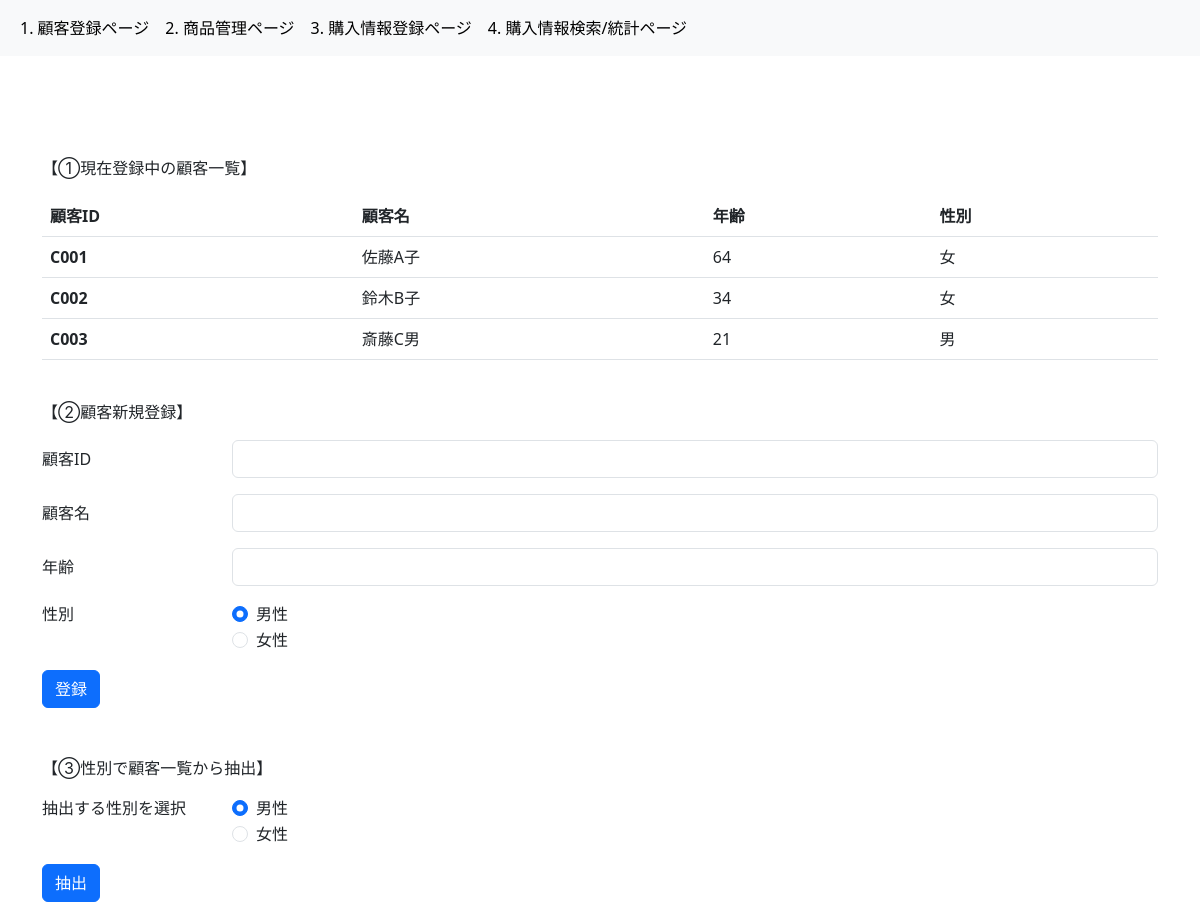
The page / on the database its author committed.
### 4_CRM/models.py (models this page shows, shortened)
class Customer(db.Model):
    __tablename__ = "customers"
    customer_id = db.Column(db.String, primary_key=True)
    customer_name = db.Column(db.String, nullable=False)
    age = db.Column(db.Integer)
    gender = db.Column(db.String)
    purchases = db.relationship(
        "Purchase", backref="customers", cascade="delete")

### 4_CRM/app2.py (the view)
@app.route("/")
def index():
    customers = Customer.query.all()
    return render_template("1_index.html", customers=customers)

### 4_CRM/templates/1_index.html
{% extends "base.html" %} {% block content %}
<p>【①現在登録中の顧客一覧】</p>
<table class="table">
  <thead>
    <tr>
      <th scope="col">顧客ID</th>
      <th scope="col">顧客名</th>
      <th scope="col">年齢</th>
      <th scope="col">性別</th>
    </tr>
  </thead>
  <tbody>
    {% for customer in customers %}
    <tr>
      <th scope="row">{{ customer.customer_id }}</th>
      <td>{{ customer.customer_name }}</td>
      <td>{{ customer.age }}</td>
      <td>{{ customer.gender }}</td>
    </tr>
    {% endfor %}
  </tbody>
</table>
<br />
<p>【②顧客新規登録】</p>
<form action="/add_customer" method="post">
  <div class="row mb-3">
    <label for="input-customer-id" class="col-sm-2 col-form-label"
      >顧客ID</label
    >
    <div class="col-sm-10">
      <input
        type="text"
        class="form-control"
        id="input-customer-id"
        name="input-customer-id"
      />
    </div>
  </div>
  <div class="row mb-3">
    <label for="input-customer-name" class="col-sm-2 col-form-label"
      >顧客名</label
    >
    <div class="col-sm-10">
      <input
        type="text"
        class="form-control"
        id="input-customer-name"
        name="input-customer-name"
      />
    </div>
  </div>
  <div class="row mb-3">
    <label for="input-age" class="col-sm-2 col-form-label">年齢</label>
    <div class="col-sm-10">
      <input
        type="number"
        class="form-control"
        id="input-age"
        name="input-age"
      />
    </div>
  </div>
  <fieldset class="row mb-3">
    <legend class="col-form-label col-sm-2 pt-0">性別</legend>
    <div class="col-sm-10">
      <div class="form-check">
        <input
          class="form-check-input"
          type="radio"
          name="input-gender"
          id="gender-male"
          value="男性"
          checked
        />
        <label class="form-check-label" for="gender-male"> 男性 </label>
      </div>
      <div class="form-check">
        <input
          class="form-check-input"
          type="radio"
          name="input-gender"
          id="gender-female"
          value="女性"
        />
        <label class="form-check-label" for="gender-female"> 女性 </label>
      </div>
    </div>
  </fieldset>
  <button type="submit" class="btn btn-primary">登録</button>
</form>
<br />
<br />
<p>【③性別で顧客一覧から抽出】</p>
<form action="/select_gender" method="post">
  <fieldset class="row mb-3">
    <legend class="col-form-label col-sm-2 pt-0">抽出する性別を選択</legend>
    <div class="col-sm-10">
      <div class="form-check">
        <input
          class="form-check-input"
          type="radio"
          name="input-gender2"
          id="gender-male2"
          value="男性"
          checked
        />
        <label class="form-check-label" for="gender-male2"> 男性 </label>
      </div>
      <div class="form-check">
        <input
          class="form-check-input"
          type="radio"
          name="input-gender2"
          id="gender-female2"
          value="女性"
        />
        <label class="form-check-label" for="gender-female2"> 女性 </label>
      </div>
    </div>
  </fieldset>
  <button type="submit" class="btn btn-primary">抽出</button>
</form>
{% endblock content %}

### rows shown on the page
Customer: customer_id "C001", customer_name "佐藤A子", age "64", gender "女"
Customer: customer_id "C002", customer_name "鈴木B子", age "34", gender "女"
Customer: customer_id "C003", customer_name "斎藤C男", age "21", gender "男"
